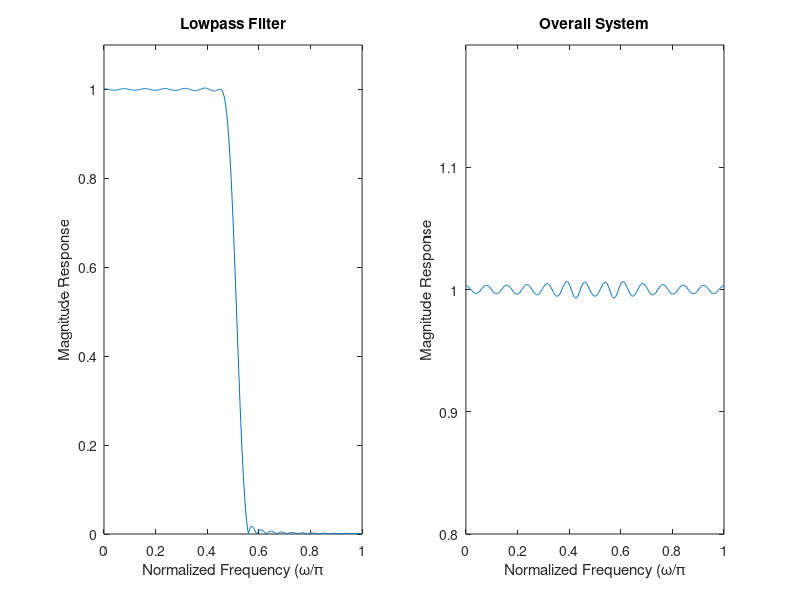

Recreate this plot in MATLAB.
%
% Design of Two_Channel_Filter_Banks
%
clear all;   % clear workspace
clc;         % clear command window
N = 49;
ws = 0.55*pi;
pointw = 400;
alpha = 1; 
beta = 0.5;
epsilon = 0.00001;
%
%
wp = pi - ws;
NH = (N+1)/2;
deltaw = pi / pointw;
%
%
P0 = zeros(NH, 1);
Qp = zeros(NH, NH);
Qs = zeros(NH, NH);
pointp = 0;
points = 0;
for iw = 0:pointw
    w = iw * deltaw;
    if w <= wp
        pointp = pointp + 1;
        C = zeros(NH, 1);
        for in = 1:NH
            C(in) = cos(w*(in - 0.5));
        end
        P0 = P0 - 2*C;
        Qp = Qp + C*C';
    elseif w >= ws
        points = points + 1;
        C = zeros(NH, 1);
        for in = 1:NH
            C(in) = cos(w*(in - 0.5));
        end
        Qs = Qs + C*C';
    end
end
P0 = wp * P0 / pointp;
Qp = wp * Qp / pointp;
Qs = (pi - ws) * Qs / points;
A = -0.5 * inv(Qp + Qs) * P0;
h = zeros(N+1, 1);
h(1:NH) = 0.5 * A(NH:-1:1);
h(NH+1:N+1) = 0.5 * A;
FR = abs(freqz(h, 1, 0:deltaw:pi));
plot(0:deltaw/pi:pi/pi, FR);
xlabel('Normalized Frequency (\omega/\pi');
ylabel('Magnitude Response');
title('Initial Lowpass Filter');
%
%
deltak = 10000;
iteration = 0;
%
while deltak >= epsilon
    iteration = iteration + 1
    Ak1 = A; % Ak1¨ú«e1¦¸ªºµ²ªG
    P = zeros(NH, 1);
    Q1 = zeros(NH, NH);
    Q2 = zeros(NH, NH);
    for iw = 0:pointw
       w = iw * deltaw; 
       C = zeros(NH, 1);
       for in = 1:NH
           C(in) = cos(w*(in - 0.5));
       end
       Cpi = zeros(NH, 1);
       for in = 1:NH
           Cpi(in) = cos((w - pi)*(in - 0.5));
       end
       P = P - 2*((Ak1'*C)*C + (Ak1'*Cpi)*Cpi);
       Q1 = Q1 + ((Ak1'*C)*C + (Ak1'*Cpi)*Cpi) * ((Ak1'*C)*C + (Ak1'*Cpi)*Cpi)';
       if w >= ws
          Q2 = Q2 + C*C'; 
       end
    end
    P = pi * P / pointw;
    Q1 = pi * Q1 / pointw;
    Q2 = alpha * (pi - ws) * Q2 / points;
    A = -0.5 * inv(Q1 + Q2)*P;
    %
    A = beta * A + (1 - beta) *Ak1;
    %
    h = zeros(N+1, 1);
    h(1:NH) = 0.5 * A(NH:-1:1);
    h(NH+1:N+1) = 0.5 * A;
    FR = abs(freqz(h, 1, 0:deltaw:pi));
    subplot(1, 2, 1);
    plot(0:deltaw/pi:pi/pi, FR);
    axis([0, 1, 0, 1.1]);
    xlabel('Normalized Frequency (\omega/\pi');
    ylabel('Magnitude Response');
    title('Lowpass Filter');
    % frequency response of the whole system
    h1 = zeros(N+1, 1);
    for in = 0:N
       h1(in + 1) = (-1)^in * h(in + 1); 
    end
    t = conv(h, h) - conv(h1, h1);
    FRt = abs(freqz(t, 1, 0:deltaw:pi));
    subplot(1, 2, 2);
    plot(0:deltaw/pi:pi/pi, FRt);
    axis([0, 1, 0.8, 1.2]);
    xlabel('Normalized Frequency (\omega/\pi');
    ylabel('Magnitude Response');
    title('Overall System');
    % stop condition
    deltak = norm(A - Ak1) / norm(A)
    pause;
end

